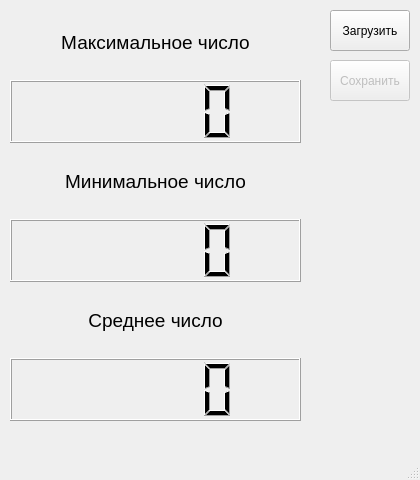
<?xml version="1.0" encoding="UTF-8"?>
<ui version="4.0">
 <class>MainWindow</class>
 <widget class="QMainWindow" name="MainWindow">
  <property name="geometry">
   <rect>
    <x>0</x>
    <y>0</y>
    <width>420</width>
    <height>480</height>
   </rect>
  </property>
  <property name="windowTitle">
   <string>MainWindow</string>
  </property>
  <widget class="QWidget" name="centralwidget">
   <widget class="QPushButton" name="pbUpload">
    <property name="geometry">
     <rect>
      <x>330</x>
      <y>10</y>
      <width>80</width>
      <height>41</height>
     </rect>
    </property>
    <property name="cursor">
     <cursorShape>PointingHandCursor</cursorShape>
    </property>
    <property name="text">
     <string>Загрузить</string>
    </property>
   </widget>
   <widget class="QPushButton" name="pbSave">
    <property name="enabled">
     <bool>false</bool>
    </property>
    <property name="geometry">
     <rect>
      <x>330</x>
      <y>60</y>
      <width>80</width>
      <height>41</height>
     </rect>
    </property>
    <property name="cursor">
     <cursorShape>PointingHandCursor</cursorShape>
    </property>
    <property name="text">
     <string>Сохранить</string>
    </property>
   </widget>
   <widget class="QWidget" name="verticalLayoutWidget">
    <property name="geometry">
     <rect>
      <x>10</x>
      <y>10</y>
      <width>291</width>
      <height>411</height>
     </rect>
    </property>
    <layout class="QVBoxLayout" name="verticalLayout">
     <item>
      <widget class="QLabel" name="label">
       <property name="font">
        <font>
         <pointsize>14</pointsize>
        </font>
       </property>
       <property name="text">
        <string>Максимальное число</string>
       </property>
       <property name="alignment">
        <set>Qt::AlignCenter</set>
       </property>
      </widget>
     </item>
     <item>
      <widget class="QLCDNumber" name="lcdMax"/>
     </item>
     <item>
      <widget class="QLabel" name="label_2">
       <property name="font">
        <font>
         <pointsize>14</pointsize>
        </font>
       </property>
       <property name="text">
        <string>Минимальное число</string>
       </property>
       <property name="alignment">
        <set>Qt::AlignCenter</set>
       </property>
      </widget>
     </item>
     <item>
      <widget class="QLCDNumber" name="lcdMin"/>
     </item>
     <item>
      <widget class="QLabel" name="label_3">
       <property name="font">
        <font>
         <pointsize>14</pointsize>
        </font>
       </property>
       <property name="text">
        <string>Среднее число</string>
       </property>
       <property name="alignment">
        <set>Qt::AlignCenter</set>
       </property>
      </widget>
     </item>
     <item>
      <widget class="QLCDNumber" name="lcdAvg"/>
     </item>
    </layout>
   </widget>
  </widget>
  <widget class="QMenuBar" name="menubar">
   <property name="geometry">
    <rect>
     <x>0</x>
     <y>0</y>
     <width>420</width>
     <height>23</height>
    </rect>
   </property>
  </widget>
  <widget class="QStatusBar" name="statusbar"/>
 </widget>
 <resources/>
 <connections/>
</ui>
